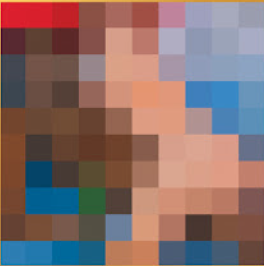
#> input picture all-of-the-lights/all-of-the-lights.png, 264 x 266 px
$ jupyter execute all-of-the-lights.ipynb
#> lines starting #> are read from the running program, lines starting #| are printed output that depends on the picture
[cell 1]
import matplotlib.pyplot as plt


def show_img(path, return_img=False):
#> called with path = './all-of-the-lights.png', return_img = False
    img = plt.imread(path)
#> img is the input picture: shape (266, 264, 4) float32; mean R, G, B, A 0.531, 0.429, 0.418, 1
    plt.imshow(img)
    plt.axis("off")
    plt.show()

    if return_img: return img


show_img("./all-of-the-lights.png")

[cell 2]
img = show_img("./lincoln.png", return_img=True)
#> call 2 of show_img, with path = './lincoln.png', return_img = True
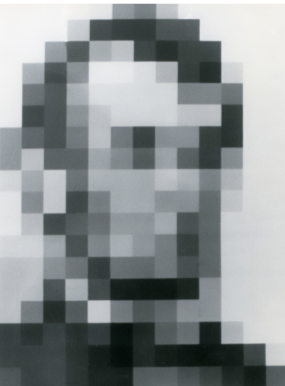
#> input picture all-of-the-lights/lincoln.png, 285 x 386 px
#> in show_img, img is the input picture: shape (386, 285, 4) float32; mean R, G, B, A 0.551, 0.572, 0.577, 1

[cell 3]
from scipy.ndimage import gaussian_filter

new_img = gaussian_filter(img, sigma=1)
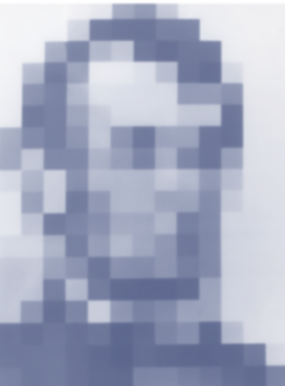
#> new_img: shape (386, 285, 4) float32; mean R, G, B, A 0.561, 0.592, 0.7, 0.848; transparent parts drawn white
plt.imshow(new_img)
plt.axis("off")
plt.show()
